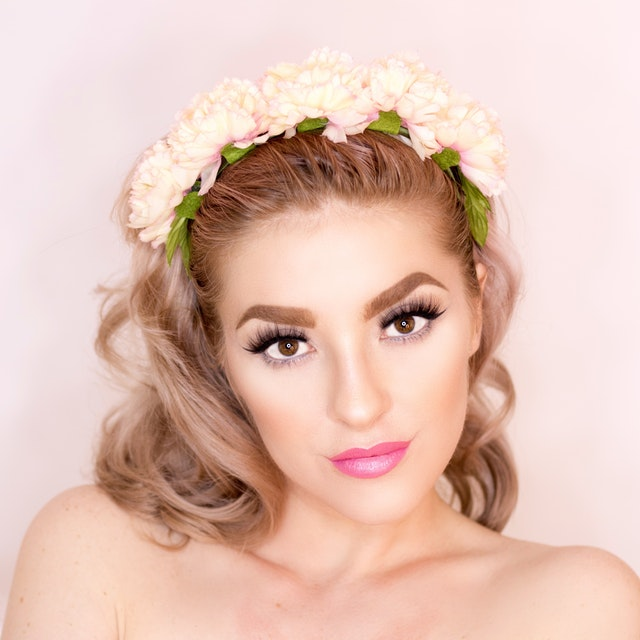
#> input picture imgs/08.jpg, 640 x 640 px
$ jupyter execute --allow-errors FaceDetection.ipynb
#> lines starting #> are read from the running program, lines starting #| are printed output that depends on the picture; after the words box and inside, x2 and y2 are one past the last pixel; in counts of white or black regions, pixels touching at a corner belong together
[cell 1]
import numpy as np
import pandas as pd
import matplotlib.pyplot as plt
import random
import cv2 as cv

file_name = "08"
img = cv.imread("imgs/"+file_name+".jpg")
#> img is the input picture: shape (640, 640, 3); mean B, G, R 181.4, 193.6, 226.8
random.seed(11)

[cell 2]
# 피부 검출1
lower = np.array([0, 48, 80], dtype = "uint8")
upper = np.array([20, 255, 255], dtype = "uint8")

converted = cv.cvtColor(img, cv.COLOR_BGR2HSV)
#> converted: shape (640, 640, 3); mean H, S, V 40.6, 58.8, 226.8
skinMask = cv.inRange(converted, lower, upper)
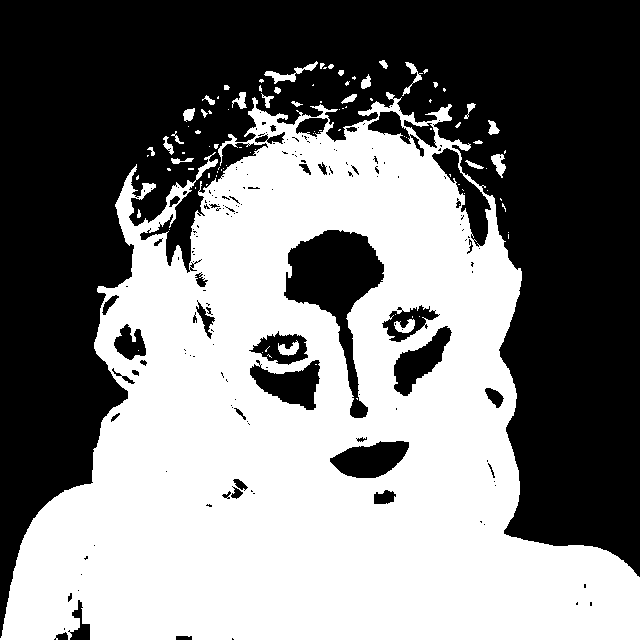
#> skinMask: shape (640, 640); 49% white; 99 white regions (69 under 20 px), largest, box (x1, y1, x2, y2) and area: (0, 92, 640, 640) 197796, (264, 61, 318, 84) 314, (491, 154, 506, 178) 196

kernel = cv.getStructuringElement(cv.MORPH_ELLIPSE, (11,11))
skinMask = cv.erode(skinMask, kernel, iterations = 2)
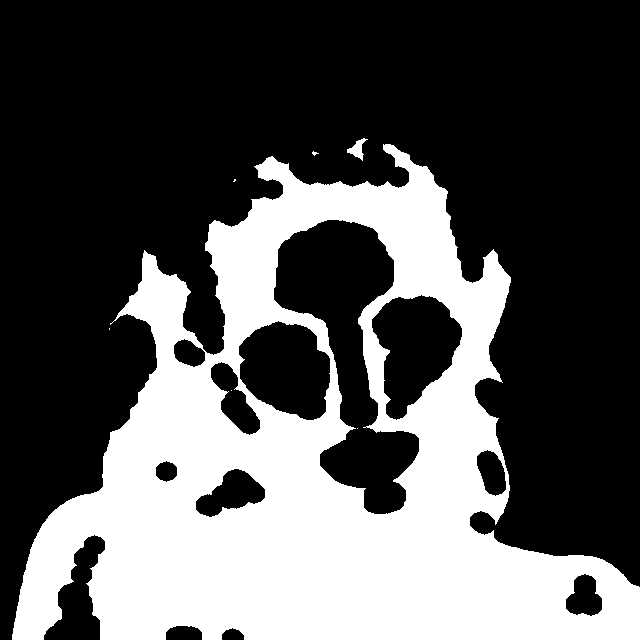
#> skinMask: shape (640, 640); 33.6% white; 7 white regions (5 under 20 px), largest, box (x1, y1, x2, y2) and area: (12, 144, 640, 640) 137284, (347, 138, 368, 161) 200
skinMask = cv.dilate(skinMask, kernel, iterations = 2)
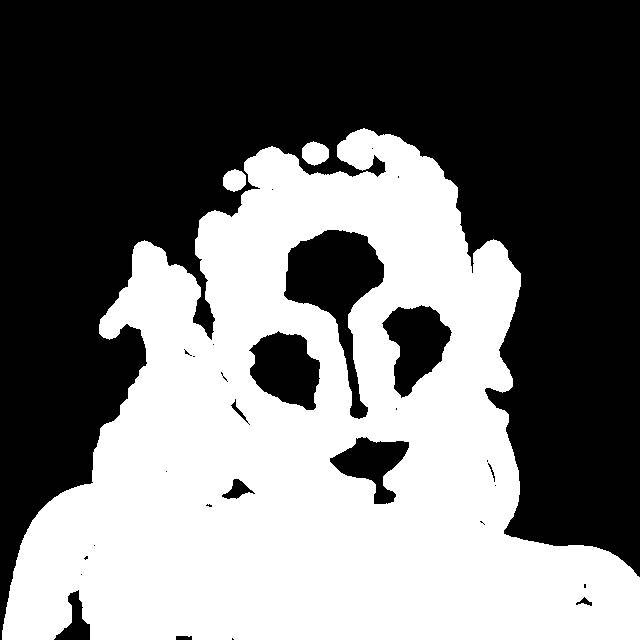
#> skinMask: shape (640, 640); 44.7% white; 3 white regions, box (x1, y1, x2, y2) and area: (2, 128, 640, 640) 182042, (302, 141, 329, 166) 497, (223, 169, 246, 192) 406

skinMask = cv.GaussianBlur(skinMask, (3,3), 0)
skin = cv.bitwise_and(img, img, mask = skinMask)
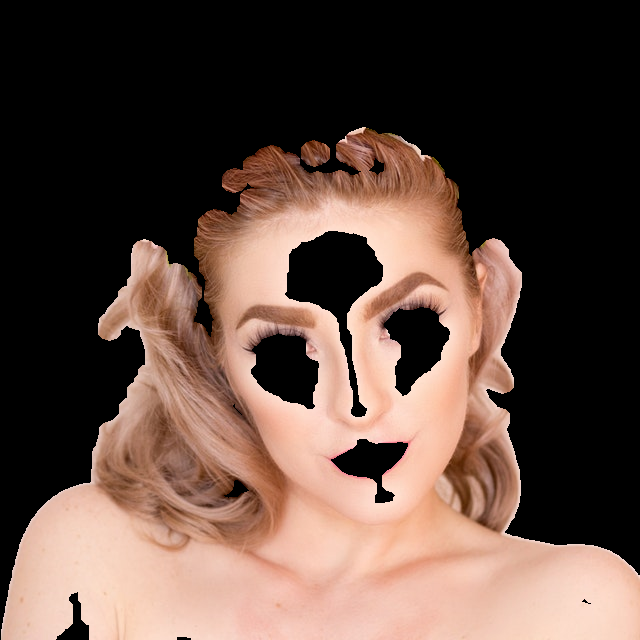
#> skin: shape (640, 640, 3); mean B, G, R 65.2, 74.9, 96.9

result = skin
# view_img = np.hstack([img, skin])
plt.imshow(result)
plt.show()

[cell 3]
# 피부 검출2
img = cv.cvtColor(result, cv.COLOR_BGR2HLS)
#> img: shape (640, 640, 3); mean of channels 0, 1, 2 4.3, 81.2, 70.5
skin_img = img
temp_img = cv.cvtColor(img, cv.COLOR_HLS2RGB)

h, w, c = img.shape
#> h = 640; w = 640; c = 3


for i in range(h) :
    for j in range(w) :
        H = img[i][j][0]
        L = img[i][j][1]
        S = img[i][j][2]

        R = temp_img[i][j][0]
        G = temp_img[i][j][1]
        B = temp_img[i][j][2]

        LS_ratio = L/S
        skin_pixel = bool((S>=50) and (LS_ratio > 0.5) and (LS_ratio < 3.0) and ((H <= 25) or (H >= 165)))
        temp_pixel = bool((R == G) and (G == B) and (R >= 220))

        if skin_pixel :
            if temp_pixel :
                skin_img[i][j][0] = 0
                skin_img[i][j][1] = 0
                skin_img[i][j][2] = 0
            else :
                pass
        else :
            skin_img[i][j][0] = 0
            skin_img[i][j][1] = 0
            skin_img[i][j][2] = 0
#> skin_img: shape (640, 640, 3); mean of channels 0, 1, 2 4.2, 80.5, 68.9


skin_img = cv.cvtColor(skin_img, cv.COLOR_HLS2BGR)
for i in range(h) :
    for j in range(w) :
        B = skin_img[i][j][0]
        G = skin_img[i][j][1]
        R = skin_img[i][j][2]

        bg_pixel = bool(B==0 and G==0 and R==0)

        if bg_pixel :
            skin_img[i][j][0] = 255
            skin_img[i][j][1] = 255
            skin_img[i][j][2] = 255
        else :
            pass
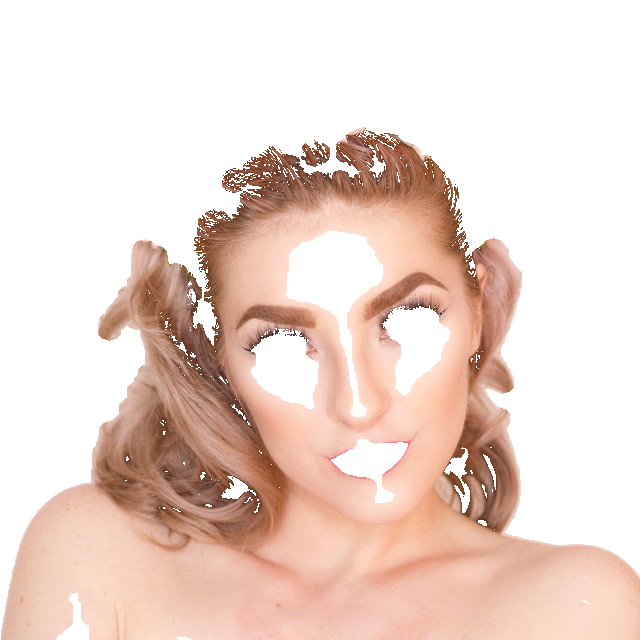
#> skin_img: shape (640, 640, 3); mean B, G, R 205.8, 215.1, 236.6


plt.imshow(skin_img)
plt.show()

[cell 4]
from sklearn.cluster import KMeans

cvt_img = cv.cvtColor(skin_img, cv.COLOR_BGR2RGB)
plt.imshow(cvt_img)
plt.show()

cvt_img = cvt_img.reshape((cvt_img.shape[0]*cvt_img.shape[1], 3))
k = 20
clt = KMeans(n_clusters=k)
clt.fit(cvt_img)

[cell 5]
def color_ratio(clt) :
    numLabels = np.arange(0, len(np.unique(clt.labels_))+1)
    (hist, _) = np.histogram(clt.labels_, bins=numLabels)
    hist = hist.astype("float")
    hist /= hist.sum()
    return hist

# k=5이므로 다섯개의 영역에 얼마만큼의 퍼센테이지가 차지되었는지 return된다.

def plot_colors(hist, centroids):
    bar = np.zeros((50, 300, 3), dtype = "uint8")
    startX = 0

    for (percent, color) in zip(hist, centroids):
        endX = startX + (percent * 300)
        cv.rectangle(bar, (int(startX), 0), (int(endX), 50),
            color.astype("uint8").tolist(), -1)
        startX = endX
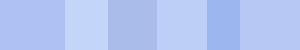
#> bar: shape (50, 300, 3); mean of channels 0, 1, 2 242.7, 197.8, 178.3; drawn as B, G, R
    return bar

[cell 6]
print(color_ratio(clt))

[cell 7]
hist = color_ratio(clt)
temp = np.array(clt.cluster_centers_)

# hist에서 높은 값 제거, cluster_centers_에서도 제거)
del_index = hist.argmax()
hist = np.delete(hist, del_index)
temp = np.delete(temp, del_index, 0)

# hist에서 제일 낮은 값 제거, cluster_centers_ 에서도 제거
del_index = np.argmin(hist)
hist = np.delete(hist, del_index)
temp = np.delete(temp, del_index, 0)

del_index = np.argmin(hist)
hist = np.delete(hist, del_index)
temp = np.delete(temp, del_index, 0) # 3

del_index = np.argmin(hist)
hist = np.delete(hist, del_index)
temp = np.delete(temp, del_index, 0) # 4

del_index = np.argmin(hist)
hist = np.delete(hist, del_index)
temp = np.delete(temp, del_index, 0) # 5

del_index = np.argmin(hist)
hist = np.delete(hist, del_index)
temp = np.delete(temp, del_index, 0)

del_index = np.argmin(hist)
hist = np.delete(hist, del_index)
temp = np.delete(temp, del_index, 0)

del_index = np.argmin(hist)
hist = np.delete(hist, del_index)
temp = np.delete(temp, del_index, 0)

del_index = np.argmin(hist)
hist = np.delete(hist, del_index)
temp = np.delete(temp, del_index, 0)

del_index = np.argmin(hist)
hist = np.delete(hist, del_index)
temp = np.delete(temp, del_index, 0)

del_index = np.argmin(hist)
hist = np.delete(hist, del_index)
temp = np.delete(temp, del_index, 0)

del_index = np.argmin(hist)
hist = np.delete(hist, del_index)
temp = np.delete(temp, del_index, 0)

del_index = np.argmin(hist)
hist = np.delete(hist, del_index)
temp = np.delete(temp, del_index, 0)

del_index = np.argmin(hist)
hist = np.delete(hist, del_index)
temp = np.delete(temp, del_index, 0)

# 비율 재조정
hist = hist / hist.sum()
####################################

[cell 8]
# 그래프 그리기
bar = plot_colors(hist, temp)

plt.figure()
plt.axis("off")
plt.imshow(bar)
plt.show()

[cell 9]
print(hist)
print(type(hist))

[cell 10]
print(temp)

[cell 11]
colors=plot_colors(hist, temp)

[cell 12]
colors_mean = colors.mean(axis=0)
#> colors_mean = 300 rows, first 8: [243, 194, 173], [243, 194, 173], [243, 194, 173], [243, 194, 173], [243, 194, 173], [243, 194, 173], [243, 194, 173], [243, 194, 173]
a = colors_mean.mean(axis=0,dtype=int)
#> a = [242, 197, 178]
print(a)
#| [242 197 178]

[cell 13]
aa = a.tolist()
#> aa = [242, 197, 178]
print(aa)
#| [242, 197, 178]

[cell 14]
import colorsys


# RGB -> HSV
def revised_rgb_to_hsv(r, g, b):
    (h, s, v) = colorsys.rgb_to_hsv(r/255, g/255, b/255)
    h *= 360
    s *= 100
    v *= 100
    return round(h), round(s), round(v)

[cell 15]
hsv = revised_rgb_to_hsv(aa[0], aa[1], aa[2])
#> hsv = (18, 26, 95)
#hsv = np.array(hsv)
print(hsv)
#| (18, 26, 95)

#> (a cell that did not finish here is left out)

[cell 17]
# 층 2개 쌓아서 딥러닝으로 돌려보기

[cell 18]
from sklearn.linear_model import LogisticRegression
from sklearn.model_selection import train_test_split
#from sklearn.preprocessing import StandardScaler

#scaler = StandardScaler()


#> (the rest of this cell did not finish here and is left out)

[cell 19]
# [6 lines of commented-out code are left out]

[cell 20]
hsv = np.array(hsv)
#> hsv = [18, 26, 95]
min_hsv = np.array([0, 0, 0])
max_hsv = np.array([359, 100, 100])

sample = np.array([hsv, min_hsv, max_hsv])
#> sample = [[18, 26, 95], [0, 0, 0], [359, 100, 100]]

#정규화
#> (the rest of this cell did not finish here and is left out)

$ run again, with imgs/01.jpg copied over imgs/08.jpg
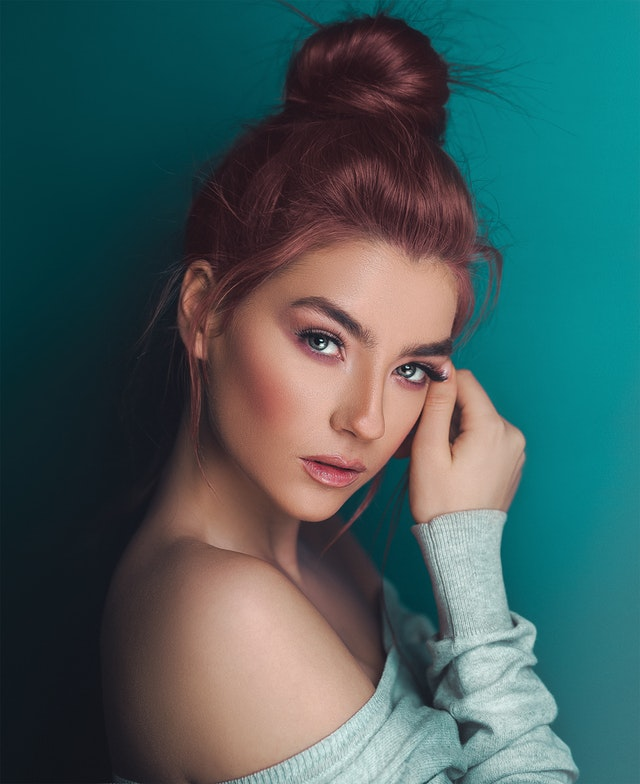
#> input picture imgs/01.jpg, 640 x 784 px
#> img is the input picture: shape (784, 640, 3); mean B, G, R 93.3, 92.9, 66.6
#> converted: shape (784, 640, 3); mean H, S, V 83.5, 143.3, 108.8
#> `skinMask = cv.inRange(converted, lower, upper)`:
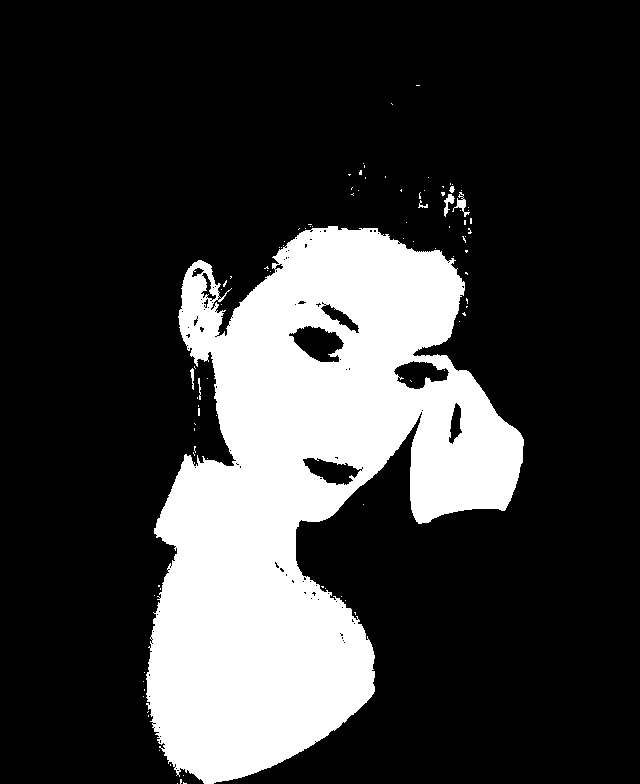
#> skinMask: shape (784, 640); 22.7% white; 97 white regions (90 under 20 px), largest, box (x1, y1, x2, y2) and area: (146, 226, 524, 784) 113249, (452, 192, 470, 217) 129, (444, 194, 455, 217) 107
#> img: shape (784, 640, 3); mean of channels 0, 1, 2 2.1, 31.5, 17.9
#> after the loop in plot_colors, `for (percent, color) in zip(hist, centroids):`:
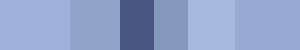
#> bar: shape (50, 300, 3); mean of channels 0, 1, 2 199.7, 160.6, 144.4; drawn as B, G, R
#> colors_mean = 300 rows, first 8: [216, 176, 160], [216, 176, 160], [216, 176, 160], [216, 176, 160], [216, 176, 160], [216, 176, 160], [216, 176, 160], [216, 176, 160]
#> a = [199, 160, 144]
#| [199 160 144]
#| [199, 160, 144]
#> `hsv = revised_rgb_to_hsv(aa[0], aa[1], aa[2])`: hsv = (17, 28, 78)
#| (17, 28, 78)
#> `hsv = np.array(hsv)`: hsv = [17, 28, 78]
#> sample = [[17, 28, 78], [0, 0, 0], [359, 100, 100]]

$ run again, with imgs/02.jpg copied over imgs/08.jpg
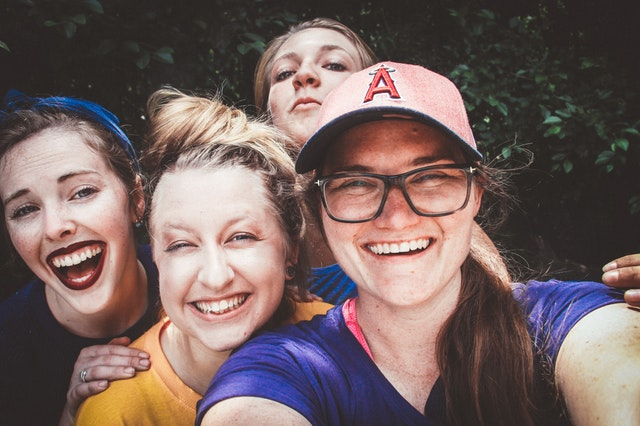
#> input picture imgs/02.jpg, 640 x 426 px
#> img is the input picture: shape (426, 640, 3); mean B, G, R 96.3, 98.7, 117.6
#> converted: shape (426, 640, 3); mean H, S, V 29.5, 62.1, 122.7
#> `skinMask = cv.inRange(converted, lower, upper)`:
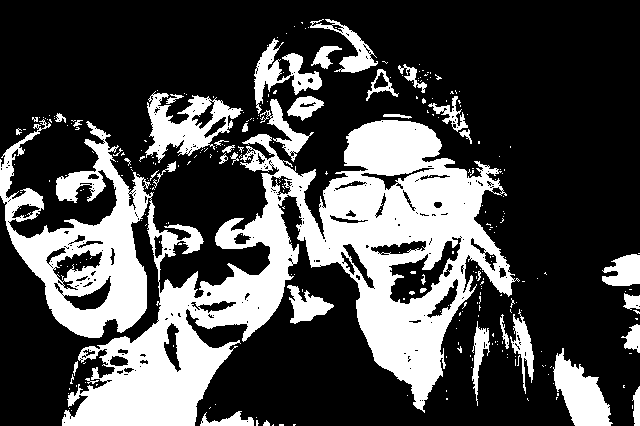
#> skinMask: shape (426, 640); 29.4% white; 299 white regions (258 under 20 px), largest, box (x1, y1, x2, y2) and area: (0, 119, 520, 426) 63344, (145, 91, 243, 163) 3035, (553, 348, 613, 426) 2460
#> img: shape (426, 640, 3); mean of channels 0, 1, 2 1.5, 24.4, 17.6
#> after the loop in plot_colors, `for (percent, color) in zip(hist, centroids):`:
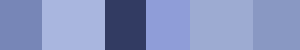
#> bar: shape (50, 300, 3); mean of channels 0, 1, 2 192.2, 147.8, 134.4; drawn as B, G, R
#> colors_mean = 300 rows, first 8: [183, 134, 119], [183, 134, 119], [183, 134, 119], [183, 134, 119], [183, 134, 119], [183, 134, 119], [183, 134, 119], [183, 134, 119]
#> a = [192, 147, 134]
#| [192 147 134]
#| [192, 147, 134]
#> `hsv = revised_rgb_to_hsv(aa[0], aa[1], aa[2])`: hsv = (13, 30, 75)
#| (13, 30, 75)
#> `hsv = np.array(hsv)`: hsv = [13, 30, 75]
#> sample = [[13, 30, 75], [0, 0, 0], [359, 100, 100]]

$ run again, with imgs/03.jpg copied over imgs/08.jpg
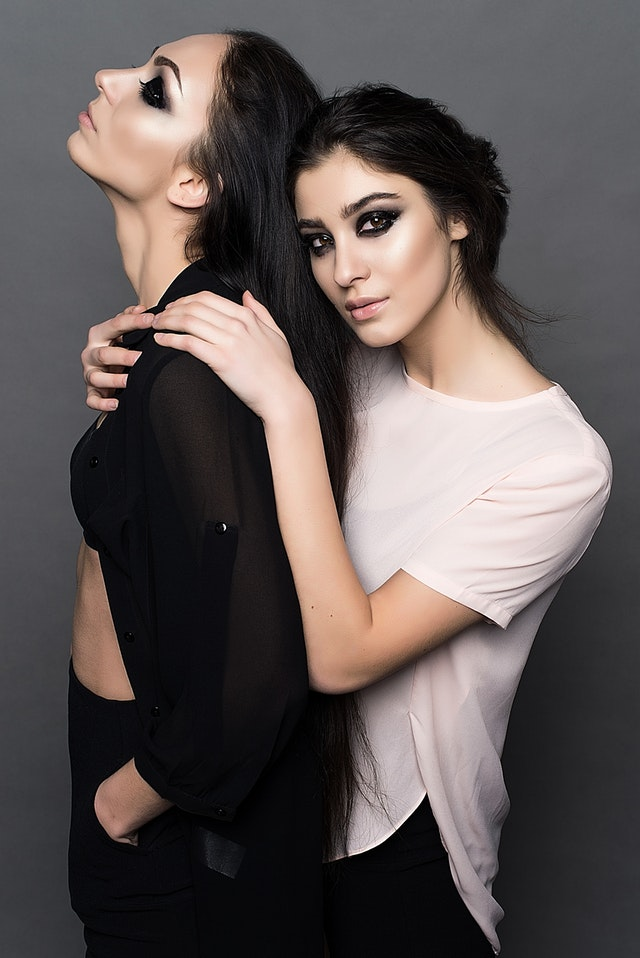
#> input picture imgs/03.jpg, 640 x 958 px
#> img is the input picture: shape (958, 640, 3); mean B, G, R 84.6, 85.9, 94.6
#> converted: shape (958, 640, 3); mean H, S, V 85, 42.1, 96.6
#> `skinMask = cv.inRange(converted, lower, upper)`:
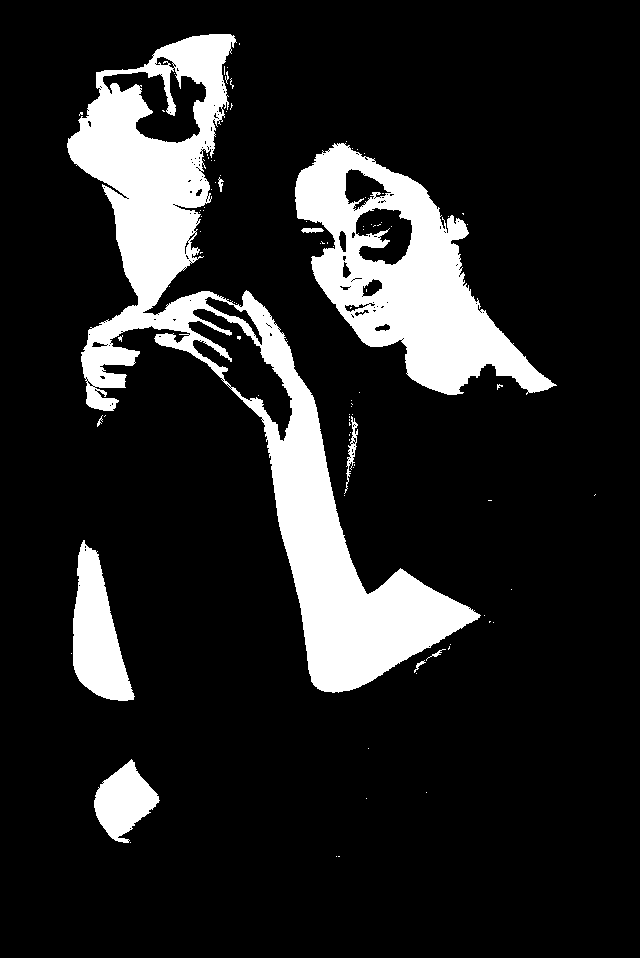
#> skinMask: shape (958, 640); 14.8% white; 99 white regions (88 under 20 px), largest, box (x1, y1, x2, y2) and area: (67, 34, 481, 693) 54656, (295, 143, 557, 395) 26642, (73, 540, 135, 701) 5655
#> img: shape (958, 640, 3); mean of channels 0, 1, 2 1.3, 20.6, 13.3
#> after the loop in plot_colors, `for (percent, color) in zip(hist, centroids):`:
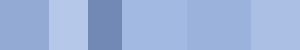
#> bar: shape (50, 300, 3); mean of channels 0, 1, 2 218.6, 178.4, 156.6; drawn as B, G, R
#> colors_mean = 300 rows, first 8: [212, 170, 147], [212, 170, 147], [212, 170, 147], [212, 170, 147], [212, 170, 147], [212, 170, 147], [212, 170, 147], [212, 170, 147]
#> a = [218, 178, 156]
#| [218 178 156]
#| [218, 178, 156]
#> `hsv = revised_rgb_to_hsv(aa[0], aa[1], aa[2])`: hsv = (21, 28, 85)
#| (21, 28, 85)
#> `hsv = np.array(hsv)`: hsv = [21, 28, 85]
#> sample = [[21, 28, 85], [0, 0, 0], [359, 100, 100]]
